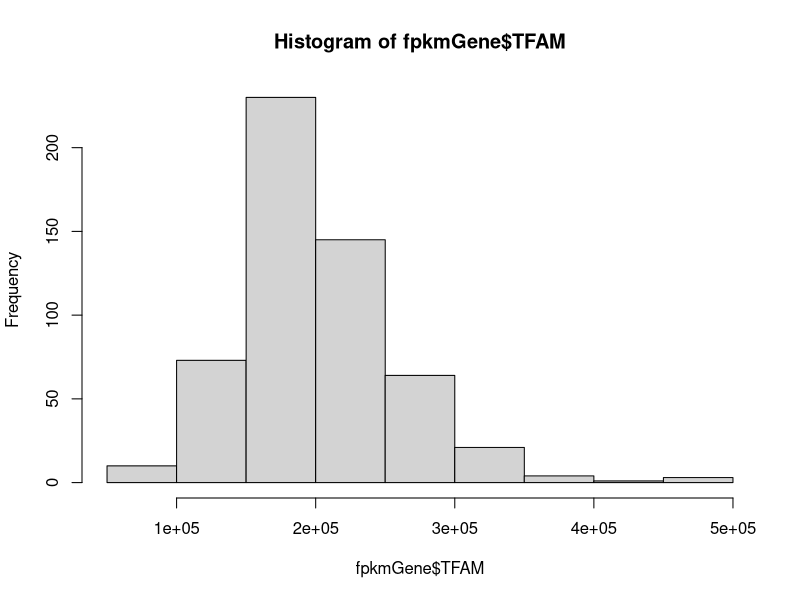
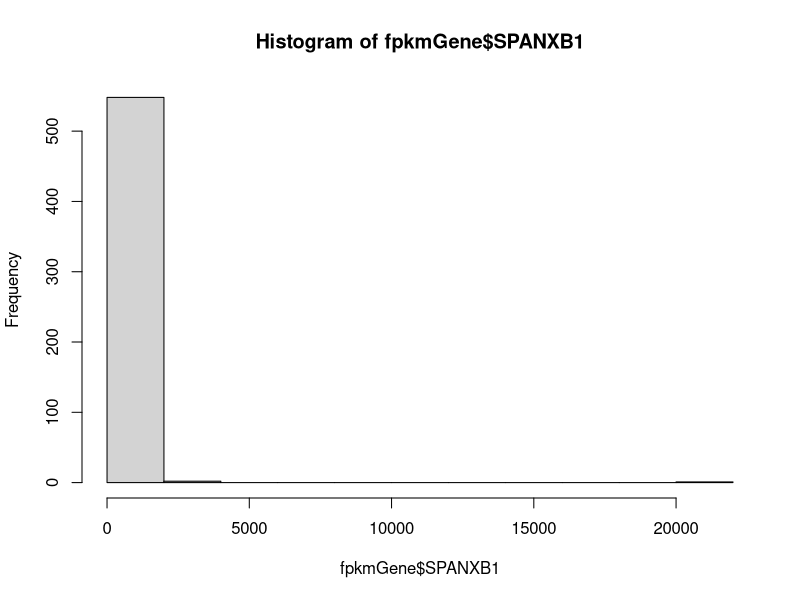
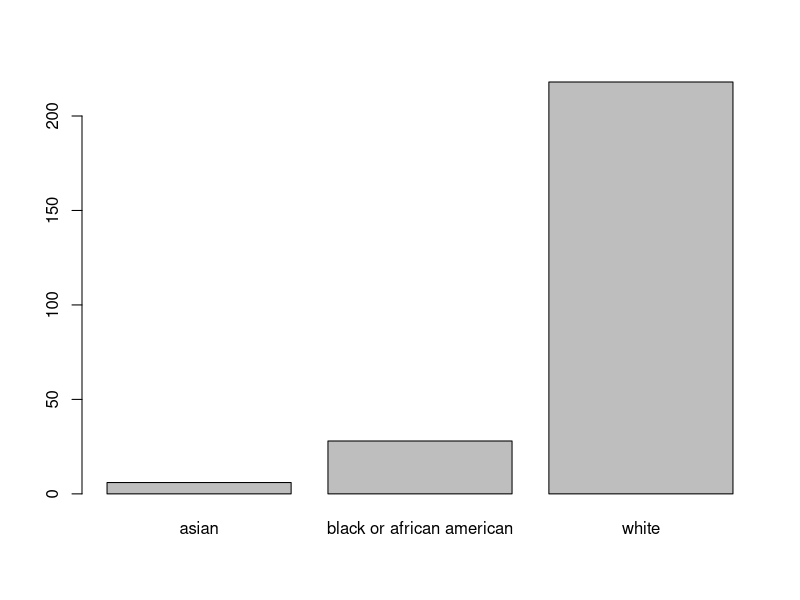

Write the R code that produced these figures, in order. (Note: this script raises an error after producing the figures.)
# analyzing expression data from TCGA 

# load packages
library(dplyr)
library(ggplot2)

# read in saved data
fpkmGene <- read.table("targetGeneData.csv")
# force race and Gleason to factor
fpkmGene$race <- as.factor(fpkmGene$race)
fpkmGene$subtype_Reviewed_Gleason_sum <- as.factor(fpkmGene$subtype_Reviewed_Gleason_sum)  

## visualizing data distribution
hist(fpkmGene$TFAM)
hist(fpkmGene$SPANXB1)
plot(fpkmGene$race)
plot(fpkmGene$morphology)
plot(fpkmGene$shortLetterCode)
plot(fpkmGene$subtype_Tumor_cellularity_pathology)
plot(fpkmGene$subtype_Reviewed_Gleason)
plot(fpkmGene$subtype_Reviewed_Gleason_category)
plot(fpkmGene$subtype_Reviewed_Gleason_sum)

## statistical testing

# does gene expression differ between normal and prostate? (unpaired)
normVcancer <- filter(fpkmGene, shortLetterCode != "TM") # remove metastasis
# TFAM unpaired, all data
t.test(TFAM ~ shortLetterCode, data = normVcancer) # p=0.2191
table(normVcancer$shortLetterCode) # 52 normal, 498 tumor
ggplot(normVcancer, aes(shortLetterCode, TFAM)) + 
  geom_boxplot() +
  ylab("TFAM expression") +
  xlab("tissue type (unpaired)") +
  scale_x_discrete(labels=c("NT" = "normal", "TP" = "tumor")) +
  geom_boxplot() +
  theme_bw() + 
  theme(axis.text=element_text(size=12), axis.title = element_text(size=12))
ggsave("figures/TFAMunpaired.jpg")
# SPANXB1 unpaired, all data
t.test(SPANXB1 ~ shortLetterCode, data = normVcancer) # p=0.0524
SB1 <- normVcancer %>%
  filter(SPANXB1 > 0) # 19 samples with SPANXB1 expression, all tumor
ggplot(normVcancer, aes(shortLetterCode, SPANXB1)) + 
  geom_boxplot() +
  ylab("SPANXB1 expression") +
  xlab("tissue type (unpaired)") +
  scale_x_discrete(labels=c("NT" = "normal", "TP" = "tumor")) +
  geom_boxplot() +
  theme_bw() + 
  theme(axis.text=element_text(size=12), axis.title = element_text(size=12))
ggsave("figures/SPANXB1unpaired.jpg")

# does gene expression differ between normal and prostate? (paired)
normID <- normVcancer %>% # list normal samples
  filter(shortLetterCode == "NT") %>%
  select(bcr_patient_barcode)
normVcancerPaired <- normVcancer %>%
  filter(bcr_patient_barcode %in%
           normID$bcr_patient_barcode)
# three samples (remove one): TCGA-HC-7740, TCGA-HC-8258
filter(normVcancerPaired, patient == "TCGA-HC-7740")
grep("TCGA-HC-7740", normVcancerPaired$patient) # 5 (tumor) 11 (tumor missing metadata) 89 (normal)
filter(normVcancerPaired, patient == "TCGA-HC-8258")
grep("TCGA-HC-8258", normVcancerPaired$patient) # 10 (tumor) 60 (tumor missing metadata) 91 (normal)
# remove extra samples
normVcancerPaired <- normVcancerPaired[-c(11, 60),]
# summarize sample counts
table(normVcancerPaired$shortLetterCode) # 52 NT, 52 TP
# TFAM paired
t.test(TFAM ~ shortLetterCode, data = normVcancerPaired, paired=TRUE) # p=0.0009166
t.test(TFAM ~ shortLetterCode, data = normVcancerPaired) # p=0.0008068
ggplot(normVcancerPaired, aes(shortLetterCode, TFAM)) + 
  ylab("TFAM expression") +
  xlab("tissue type (paired samples)") +
  scale_x_discrete(labels=c("NT" = "normal", "TP" = "tumor")) +
  geom_boxplot() +
  theme_bw() + 
  theme(axis.text=element_text(size=12), axis.title = element_text(size=12))
ggsave("figures/TFAMpaired.jpg")
# SPANXB1 paired
t.test(SPANXB1 ~ shortLetterCode, data = normVcancerPaired, paired=TRUE) # p=0.04633
t.test(SPANXB1 ~ shortLetterCode, data = normVcancerPaired) # p=0.04633
normVcancerPaired %>%
  filter(SPANXB1 > 0) # only four samples with expression
ggplot(normVcancerPaired, aes(shortLetterCode, SPANXB1)) + 
  ylab("SPANXB1 expression") +
  xlab("tissue type (paired samples)") +
  scale_x_discrete(labels=c("NT" = "normal", "TP" = "tumor")) +
  geom_boxplot() +
  theme_bw() +
  theme(axis.text=element_text(size=12), axis.title = element_text(size=12))
ggsave("figures/SPANXB1paired.jpg")

# add SPANXA2.OT1

# does gene expression differ between white and AA?
whiteVaa <- fpkmGene %>%
  filter(!is.na(fpkmGene$race)) %>% # remove missing data
  filter(race != "asian") %>% # remove asian
  filter(shortLetterCode == "TP") # only tumor
table(whiteVaa$race) # 23 AA, 175 white
# TFAM and race
t.test(TFAM ~ race, data=whiteVaa) # p=0.3886
ggplot(whiteVaa, aes(race, TFAM)) + 
  ylab("TFAM expression") +
  xlab("race") +
  geom_boxplot() +
  theme_bw() +
  theme(axis.text=element_text(size=12), axis.title = element_text(size=12))
ggsave("figures/TFAMrace.jpg")
# SPANXB1 and race
t.test(SPANXB1 ~ race, data=whiteVaa) # p=0.8875
ggplot(whiteVaa, aes(race, SPANXB1)) + 
  ylab("SPANXB1 expression") +
  xlab("race") +
  geom_boxplot() +
  theme_bw() +
  theme(axis.text=element_text(size=12), axis.title = element_text(size=12))
ggsave("figures/SPANXB1race.jpg")

# is gene expression higher in deceased individuals?
vital <- fpkmGene %>%
  filter(shortLetterCode == "TP")
table(vital$vital_status) # 488 alive, 10 dead (all dead are tumor)
# TFAM and vital status 
t.test(TFAM ~ vital_status, data=vital) # p=0.2257
ggplot(vital, aes(vital_status, TFAM)) + 
  ylab("TFAM expression") +
  xlab("vital status") +
  geom_boxplot() +
  theme_bw() +
  theme(axis.text=element_text(size=12), axis.title = element_text(size=12))
ggsave("figures/TFAMvital.jpg")
# SPANXB1 and vital status
t.test(SPANXB1 ~ vital_status, data=vital) # p=0.4691
ggplot(vital, aes(vital_status, SPANXB1)) + 
  ylab("SPANXB1 expression") +
  xlab("vital status") +
  geom_boxplot() +
  theme_bw()+
  theme(axis.text=element_text(size=12), axis.title = element_text(size=12))
ggsave("figures/SPANXB1vital.jpg")

# is gene expression related to tumor progression?
gleason <- fpkmGene %>%
  filter(!is.na(subtype_Reviewed_Gleason_sum))
# summarize counts
table(gleason$subtype_Reviewed_Gleason_sum) # 6=62, 7=172, 8=44, 9=41, 10=1 person
table(gleason$subtype_Reviewed_Gleason)
table(gleason$morphology)
# TFAM 
summary(aov(TFAM ~ subtype_Reviewed_Gleason_sum, dat=gleason)) #p=0.000164
ggplot(gleason, aes(subtype_Reviewed_Gleason_sum, TFAM)) + 
  ylab("TFAM expression") +
  xlab("Gleason score") +
  geom_boxplot() +
  theme_bw() +
  theme(axis.text=element_text(size=12), axis.title = element_text(size=12))
ggsave("figures/TFAM_GleasonSum.jpg")
summary(aov(TFAM ~ subtype_Reviewed_Gleason, dat=gleason)) #p=0.0105
ggplot(gleason, aes(subtype_Reviewed_Gleason, TFAM)) + 
  ylab("TFAM expression") +
  xlab("Gleason score") +
  geom_boxplot() +
  theme_bw() +
  theme(axis.text=element_text(size=12), axis.title = element_text(size=12))
ggsave("figures/TFAM_Gleason.jpg")
summary(aov(TFAM ~ morphology, dat=gleason)) #p=1.09e-07
ggplot(gleason, aes(morphology, TFAM)) + 
  geom_boxplot()
summary(aov(TFAM ~ subtype_Tumor_cellularity_pathology, dat=gleason)) #p=0.00391
ggplot(gleason, aes(subtype_Tumor_cellularity_pathology, TFAM)) + 
  geom_boxplot()
summary(aov(TFAM ~ subtype_Subtype, dat=gleason)) #p=0.818
ggplot(gleason, aes(subtype_Subtype, TFAM)) + 
  geom_boxplot()
summary(aov(TFAM ~ subtype_Residual_tumor, dat=gleason)) #p=0.313; should remove NA
ggplot(gleason, aes(subtype_Residual_tumor, TFAM)) + 
  geom_boxplot()
summary(aov(TFAM ~ subtype_SCNA_cluster, dat=gleason)) #p=0.000859
ggplot(gleason, aes(subtype_SCNA_cluster, TFAM)) + 
  geom_boxplot()

# SPANXB1 
summary(aov(SPANXB1 ~ subtype_Reviewed_Gleason_sum, dat=gleason)) #p=0.716
ggplot(gleason, aes(subtype_Reviewed_Gleason_sum, SPANXB1)) + 
  geom_boxplot()
summary(aov(SPANXB1 ~ subtype_Reviewed_Gleason, dat=gleason)) #p=0.863
ggplot(gleason, aes(subtype_Reviewed_Gleason, SPANXB1)) + 
  geom_boxplot()
summary(aov(SPANXB1 ~ morphology, dat=gleason)) #p=3.54e-07
ggplot(gleason, aes(morphology, SPANXB1)) + 
  geom_boxplot() # 8255/3 only has two data points
summary(aov(SPANXB1 ~ subtype_Tumor_cellularity_pathology, dat=gleason)) #p=0.591
ggplot(gleason, aes(subtype_Tumor_cellularity_pathology, SPANXB1)) + 
  geom_boxplot() 
summary(aov(SPANXB1 ~ subtype_Subtype, dat=gleason)) #p=0.851
ggplot(gleason, aes(subtype_Subtype, SPANXB1)) + 
  geom_boxplot()
summary(aov(SPANXB1 ~ subtype_Residual_tumor, dat=gleason)) #p=0.315; should remove NA
ggplot(gleason, aes(subtype_Residual_tumor, SPANXB1)) + 
  geom_boxplot()
summary(aov(SPANXB1 ~ subtype_SCNA_cluster, dat=gleason)) #p=0.237
ggplot(gleason, aes(subtype_SCNA_cluster, SPANXB1)) + 
  geom_boxplot()

# is gene expression related to other expression or genetic variants?

## TFAM
# ETV1, ETV4

## SPANXB1
# methylation
# ETV1, FLI1, FOXA1, MED12, ADH1. KMT2A, KMT2C
